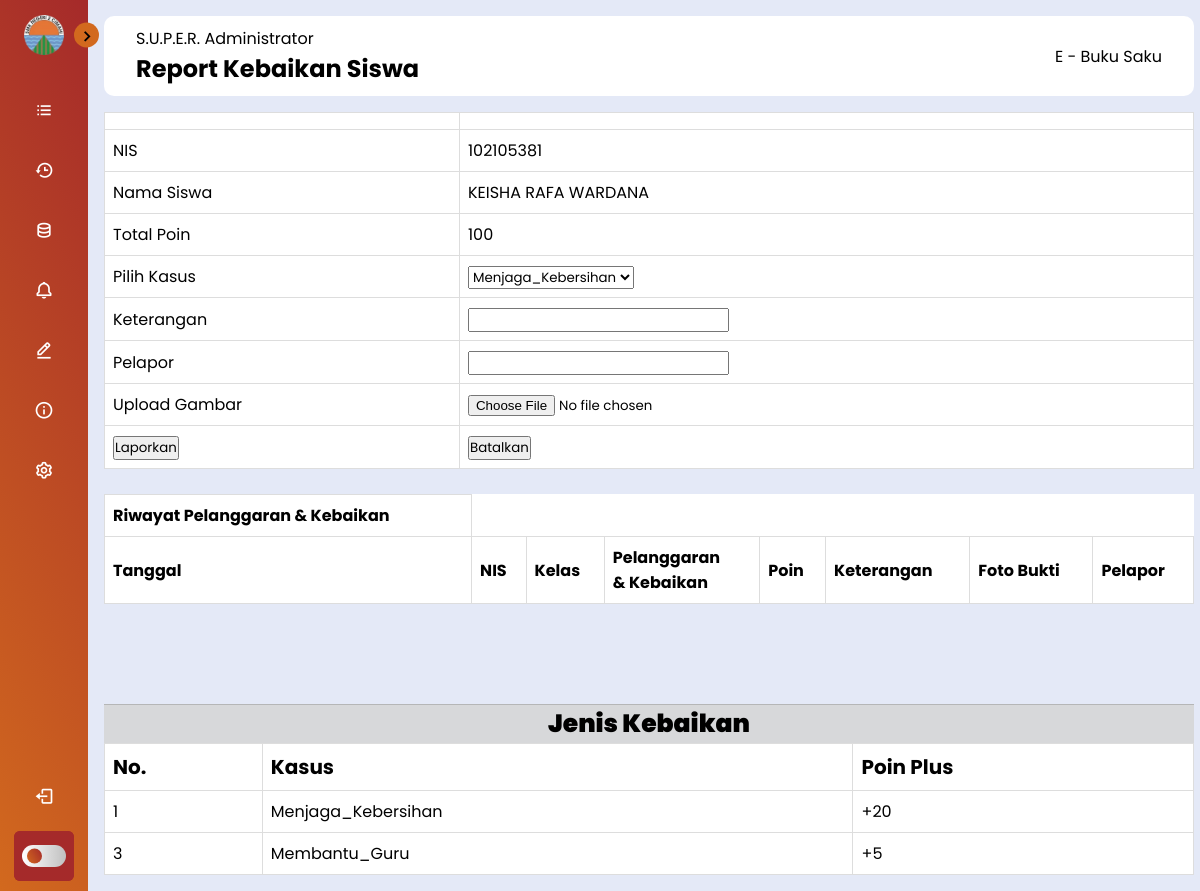
The app's page /S.U.P.E.R/proses-baik.php?id=102105381 (signed in) with its own data.
### tables this page shows
CREATE TABLE `siswa` (
  `nis` int(11) NOT NULL,
  `password` varchar(20) NOT NULL,
  `nama` varchar(100) NOT NULL,
  `tingkat` int(2) NOT NULL,
  `jurusan` varchar(30) NOT NULL,
  `kelas` varchar(2) NOT NULL,
  `jenis_kelamin` enum('L','P') NOT NULL,
  `poin` int(5) NOT NULL,
  `batas_minus` int(11) NOT NULL
);

CREATE TABLE `tb_kasus_plus` (
  `id_kasus` int(4) NOT NULL,
  `jenis_kasus` varchar(50) NOT NULL,
  `poin` int(11) NOT NULL
);

### S.U.P.E.R/proses-baik.php (the view, shortened to what this page needs)
<!DOCTYPE html>
<html lang="en">
<head>
    <link rel="stylesheet" href="styleBar.css">
    <link href='https://unpkg.com/boxicons@2.1.4/css/boxicons.min.css' rel='stylesheet'>
    <link rel="stylesheet" href="https://cdnjs.cloudflare.com/ajax/libs/
    font-awesome/6.4.0/css/all.min.css">
    <link rel="stylesheet" href="https://cdn.datatables.net/1.13.7/css/jquery.dataTables.min.css">
</head>
<body>
        <?php
        include "koneksi.php";
        $id=$_GET['id'];
        $sql=mysqli_query($conn, "SELECT * FROM siswa WHERE nis=$id");
        $sql_kasus=mysqli_query($conn, "SELECT * FROM tb_kasus_plus");
        ?>
    <nav class="sidebar close">
        <header>
            <div class="image-text">
                <span class="image">
                    <img src="../img/smkn2cmi.png" alt="logo">
                </span>
            </div>
            <i class='bx bx-chevron-right toggle'></i>
        </header>
        <div class="menu-bar">
            <div class="menu">
                <ul class="menu-link">
                    <li class="nav-link">
                        <a href="admin-buksak.php">
                            <i class='bx bx-list-ul icon'></i>
                        </a>
                    </li>
                    <li class="nav-link">
                        <a href="data-kasus.php">
                            <i class='bx bx-history icon'></i>
                        </a>
                    </li>
                    <li class="nav-link">
                        <a href="kasus.php">
                            <i class='bx bx-data icon'></i>
                        </a>
                    </li>
                    <li class="nav-link">
                    <a href="notification.php">
                            <i class='bx bx-bell icon'></i>
                        </a>
                    </li>
                    <li class="nav-link">
                        <a href="hapus-pelanggaran.php">
                            <i class='bx bx-edit-alt icon'></i>
                        </a>
                    </li>
                    <li class="nav-link">
                        <a href="credit-buksak.php">
                        <i class='bx bx-info-circle icon'></i>
                        </a>
                    </li>
                    <li class="nav-link">
                        <a href="admin-settings.php">
                            <i class='bx bx-cog icon'></i>
                        </a>
                    </li>
                </ul>
            </div>
            <div class="bottom-content">
                <li class="">
                <a href="../index.php">
                        <i class='bx bx-log-out icon'></i>
                    </a>
                </li>
                <li class="mode">
                    <div class="moon-sun">
                    </div>
                    <div class="toggle-switch">
                        <span class="switch"></span>
                    </div>
                </li>
            </div>
        </div>
    </nav>
    <div class="main--content">
        <div class="header--wrapper">
            <div class="header--title">
                <span>S.U.P.E.R. Administrator</span>
                <h2>Report Kebaikan Siswa</h2>
            </div>
            <div class="header--title">
                <span>E - Buku Saku</span>
            </div>
        </div>
  <div>
  <form action="proses-plus.php" method="POST" enctype="multipart/form-data">
      <table>
      <tr>
                  <td></td>
                  <td><input type="hidden" name="id" value=<?=$id?>></td>
              </tr>
      <tr>
              <td>NIS</td>
              <td><?php foreach ($sql as $nis) :?><?=$nis["nis"]; ?><?php endforeach;?></td>
          </tr>
          <tr>
              <td>Nama Siswa</td>
              <td><?php foreach ($sql as $nama) :?><?=$nama["nama"]; ?><?php endforeach;?></td>
          </tr>
          <tr>
              <td>Total Poin</td>
              <td><?php foreach ($sql as $poin) :?><?=$poin["poin"]; ?><?php endforeach;?></td>
          </tr>
          <tr>
              <td>Pilih Kasus</td>
              <td>
              <select name="kasus">
                      <?php foreach ($sql_kasus as $row) :?>
                          <option value=<?= $row["jenis_kasus"];?>><?= $row["jenis_kasus"];?></option>
                          <?php endforeach;?>
                      </select>
              </td>
          </tr>
          <tr>
              <td>Keterangan</td>
              <td><input type="text" name="keterangan"></td>
          </tr>
          <tr>
              <td>Pelapor</td>
              <td><input type="text" name="pelapor"></td>
          </tr>
          <tr>
          <td>Upload Gambar</td>
          <td><input type="file" name="file"></td>
        </tr>
          <tr>
              <td><input type="submit" name="lapor_2" value="Laporkan" ?id=<?= $id?> onclick="return confirm ('Yakin untuk melaporkan?');"></td>
              <td><input type="submit" name="batalkan" value="Batalkan"></td>
          </tr>
      </table><br>
      <table>
        <tr>
          <td><b>Riwayat Pelanggaran & Kebaikan</b></td>
        </tr>
        <tr>
            <td><b>Tanggal</b></td>
            <td><b>NIS</b></td>
            <td><b>Kelas</b></td>
            <td><b>Pelanggaran <br> & Kebaikan</b></td>
            <td><b>Poin</b></td>
            <td><b>Keterangan</b></td>
            <td><b>Foto Bukti</b></td>
            <td><b>Pelapor</b></td>
        </tr>
      </table>
      <?php
    include 'koneksi.php';
    $sql = "SELECT * FROM tb_kasus_plus";
    $pelanggaran = mysqli_query($conn, $sql);
    ?>
      <div class="jenis-kasus">
      <p class="judul">Jenis Kebaikan</p>
      <div class="row">
        <div>
          <table class="table-3 table table-striped" style="width: 100%;">
          <thead>
            <tr style="font-size: 20px;">
              <td><b>No.</b></td>
              <td><b>Kasus</b></td>
              <td><b>Poin Plus</b></td>
            </tr>
          </thead>
          <tbody>
            <?php foreach ($pelanggaran as $item) : ?>
                <tr>
                    <td><?= $item["id_kasus"];  ?></td>
                    <td><?= $item["jenis_kasus"];  ?></td>
                    <td>+<?= $item["poin"];  ?></td>
                </tr>
            <?php endforeach; ?>
          </tbody>
          </table>
        </div>
      </div>
  </form>
  </div>
        </div>
</body>
</html>

### S.U.P.E.R/styleBar.css (style rules this page uses)
* { font-family: 'Poppins', sans-serif; margin: 0; padding: 0; box-sizing: border-box; }
:root { --body-color: #E4E9F7; --sidebar-color: linear-gradient(240deg, brown, chocolate); --primary-color: chocolate; --primary-color-light: brown; --toggle-color: linear-gradient(270deg, silver, white); --text-color: #fff; --tran-02: all .2s ease; --tran-03: all .3s ease; --tran-04: all .4s ease; --tran-05: all .5s ease; }
body { height: 100vh; background: var(--body-color); transition: var(--tran-05); }
.sidebar { position: fixed; top: 0; left: 0; height: 100%; width: 250px; padding: 10px 14px; background: var(--sidebar-color); transition: var(--tran-05); z-index: 100; }
.sidebar.close { width: 88px; }
.sidebar .image { min-width: 60px; display: flex; align-items: center; justify-content: center; }
.sidebar li { height: 50px; margin-top: 10px; list-style: none; display: flex; align-items: center; }
.sidebar li .icon { display: flex; align-items: center; justify-content: center; min-width: 60px; font-size: 20px; }
.sidebar li .icon, .sidebar li .text { color: var(--text-color); transition: var(--tran-02); }
.sidebar .image-text img { width: 40px; border-radius: 6px; }
.sidebar header { position: relative; }
.sidebar header .image-text { display: flex; align-items: center; }
.sidebar header .toggle { position: absolute; top: 50%; right: -25px; transform: translateY(-50%) rotate(180deg); height: 25px; width: 25px; background: var(--primary-color); display: flex; align-items: center; justify-content: center; border-radius: 50%; color: var(--sidebar-color); font-size: 22px; transition: var(--tran-02); }
.sidebar.close header .toggle { transform: translateY(-50%); }
.sidebar .menu { margin-top: 15px; }
.sidebar li a { height: 100%; width: 100%; display: flex; align-items: center; text-decoration: none; border-radius: 6px; transition: var(--tran-04); }
.sidebar .menu-bar { height: calc(100% - 50px); display: flex; flex-direction: column; justify-content: space-between; }
.menu-bar .mode { position: relative; border-radius: 6px; background: var(--primary-color-light); }
.menu-bar .mode .moon-sun { height: 50px; width: 60px; display: flex; align-items: center; }
.menu-bar .mode .toggle-switch { position: absolute; right: 0; display: flex; align-items: center; justify-content: center; height: 100%; min-width: 60px; cursor: pointer; border-radius: 6px; background: var(--primary-color-light); transition: var(--tran-05); }
.toggle-switch .switch { position: relative; height: 22px; width: 44px; border-radius: 25px; background: var(--toggle-color); transition: var(--tran-05); }
.switch::before { content: ''; position: absolute; height: 15px; width: 15px; border-radius: 50%; top: 50%; left: 5px; transform: translateY(-50%); background: var(--sidebar-color); transition: var(--tran-03); }
.main--content { position: relative; width: 93.5%; margin-left: 88px; padding: 1rem; }
.header--wrapper { display: flex; justify-content: space-between; align-items: center; flex-wrap: wrap; background: #fff; border-radius: 10px; padding: 10px 2rem; margin-bottom: 1rem; }
.header--title { color: linear-gradient(brown, chocolate); }
table { font-family: arial, sans-serif; border-collapse: collapse; width: 100%; background-color: white; }

### S.U.P.E.R/proses-baik.php (style rules this page uses)
td, th { border: 1px solid #dddddd; text-align: left; padding: 8px; }
.judul { background-color: #d7d8da; text-align: center; font-weight: 900; font-size: 25px; margin-top: 100px; margin-bottom: -1px; border-top: 1px solid #b5b6b7; border-bottom: 1px solid #b5b6b7; }

### records on screen
siswa: nis "102105381", nama "KEISHA RAFA WARDANA", poin "100"
tb_kasus_plus: id_kasus "1", jenis_kasus "Menjaga_Kebersihan", poin "20"
tb_kasus_plus: id_kasus "3", jenis_kasus "Membantu_Guru", poin "5"

### other values on screen
form field kasus "Menjaga_Kebersihan"
